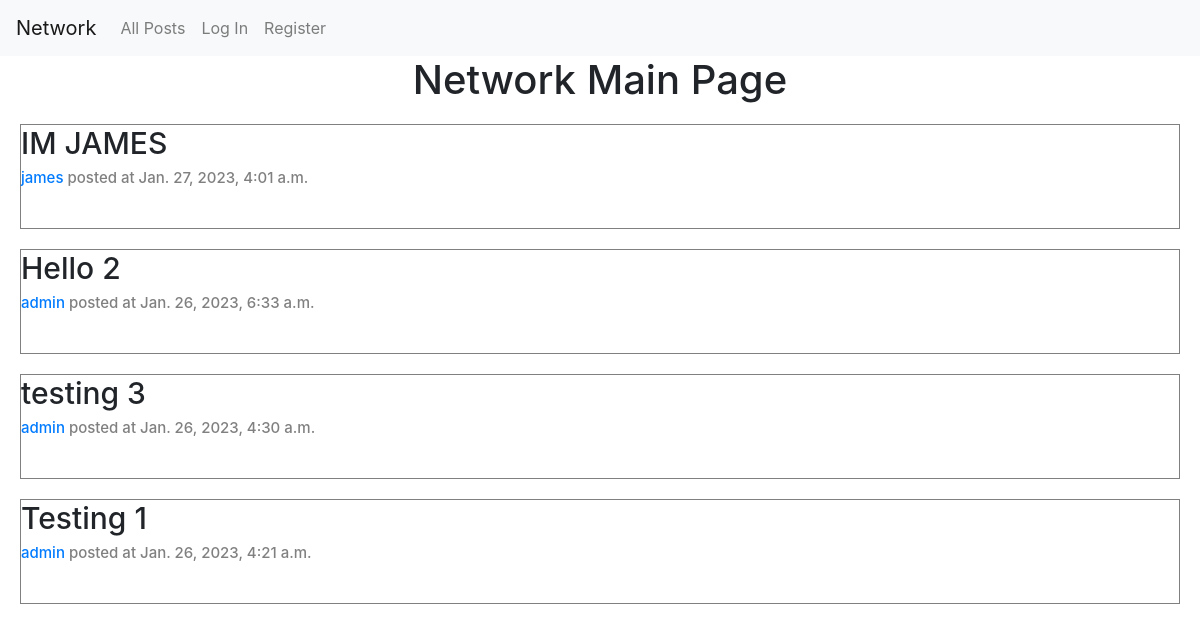
The page / on the database its author committed.
### network/models.py (models this page shows)
class Post(models.Model):
    post_user = models.ForeignKey("User", on_delete=models.CASCADE, related_name="post")
    post_body = models.TextField(blank=True)
    post_timestamp = models.DateTimeField(auto_now_add=True)

class User(AbstractUser):
    pass

### network/views.py (the view)
# urls.py: path("", views.index, name="index"),
def index(request):
    all_posts = Post.objects.all().order_by("id").reverse()
    paginator = Paginator(all_posts, 10)
    page_number = request.GET.get('page')
    post_page = paginator.get_page(page_number)
    allLikes = Like.objects.all()
    user_liked_posts = []
    try:
        for like in allLikes:
            if like.user.id == request.user.id:
                user_liked_posts.append(like.post.id)
    except:
        user_liked_posts = []
    return render(request, "network/index.html", {
            "all_posts": all_posts,
            "post_page": post_page,
            "user_liked_posts": user_liked_posts,
    })

### network/templates/network/index.html (shortened to what this page needs)
{% extends "network/layout.html" %}
{% block body %}
    <h1 class="container">Network Main Page</h1>
    {% for post in post_page %}
    <div class="allpost">
        <h5 class="post_body" id="post_body{{ post.id }}">{{ post.post_body }}</h5>
        <h6 class="post_details"><a href="{% url 'profile' user_id=post.post_user.id %}">{{ post.post_user }}</a> posted at {{ post.post_timestamp }}</h6>
        </div>
    {% endfor %}
{% endblock %}

### network/templates/network/layout.html (shortened to what this page needs)
{% load static %}
<!DOCTYPE html>
<html lang="en">
    <head>
        <link rel="stylesheet" href="https://stackpath.bootstrapcdn.com/bootstrap/4.4.1/css/bootstrap.min.css">
        <link href="{% static 'network/styles.css' %}" rel="stylesheet" type="text/css">
        <link rel="stylesheet" href="https://cdnjs.cloudflare.com/ajax/libs/font-awesome/4.7.0/css/font-awesome.min.css">
    </head>
    <body>
        <nav class="navbar navbar-expand-lg navbar-light bg-light">
            <a class="navbar-brand" href="{% url 'index' %}">Network</a>
            <div>
              <ul class="navbar-nav mr-auto">
                <li class="nav-item">
                  <a class="nav-link" href="{% url 'allpost' %}">All Posts</a>
                </li>
                {% if user.is_authenticated %}
                    <li class="nav-item">
                        <a class="nav-link" href="{% url 'following' %}">Following</a>
                    </li>
                    <li class="nav-item">
                        <a class="nav-link" href="{% url 'logout' %}">Log Out</a>
                    </li>
                {% else %}
                    <li class="nav-item">
                        <a class="nav-link" href="{% url 'login' %}">Log In</a>
                    </li>
                    <li class="nav-item">
                        <a class="nav-link" href="{% url 'register' %}">Register</a>
                    </li>
                {% endif %}
              </ul>
            </div>
          </nav>
        <div class="body">
            {% block body %}
            {% endblock %}
        </div>
    </body>
</html>

### network/static/network/styles.css (style rules this page uses)
.allpost { border: 0.1px solid gray; display: flex; justify-content: center; flex-direction: column; box-sizing: border-box; margin: 20px; }
.post_details { color:gray; font-size: 15px; }
.post_body { font-size: 30px; }
.container { display: flex; justify-content: center; grid-row: 1 / span 2; }

### rows shown on the page
Post: post_body "IM JAMES", post_user "james", post_timestamp "Jan. 27, 2023, 4:01 a.m."
Post: post_body "Hello 2", post_user "admin", post_timestamp "Jan. 26, 2023, 6:33 a.m."
Post: post_body "testing 3", post_user "admin", post_timestamp "Jan. 26, 2023, 4:30 a.m."
Post: post_body "Testing 1", post_user "admin", post_timestamp "Jan. 26, 2023, 4:21 a.m."
